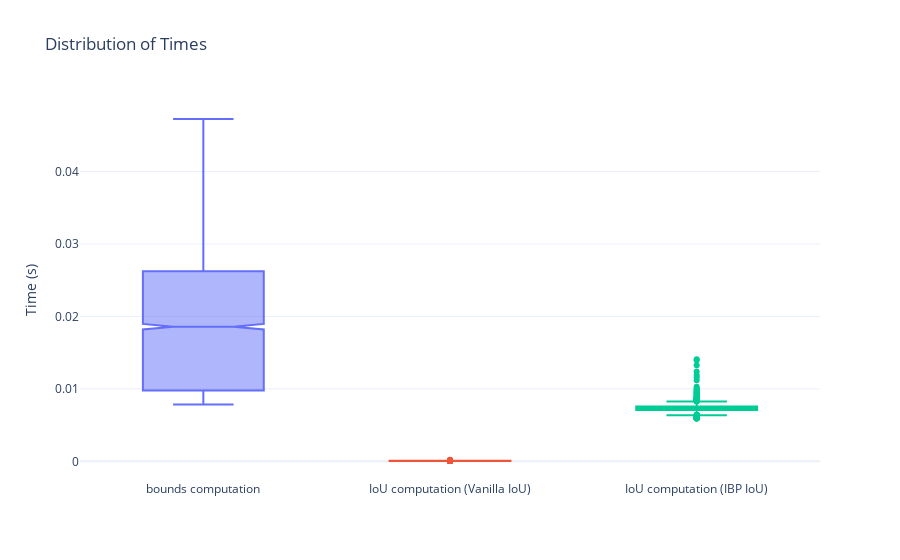

Notebook cell for this chart:
### Code cell
def create_box_plot(df, columns):
    df_long = df.melt(value_vars=columns, var_name='Time', value_name='Value')
    fig = px.box(df_long, x='Time', y='Value', color='Time', 
                 notched=True,  
                 title='Distribution of Times')

    fig.update_layout(
        yaxis_title='Time (s)',  
        xaxis_title='',
        template='plotly_white',  
        showlegend=False  
    )
    
    fig.show()


create_box_plot(combined_df.rename(columns={
    'elapsed_time_eps_computed_ious':'bounds computation',
    "tmps_vanilla":'IoU computation (Vanilla IoU)',
    "tmps_extension":'IoU computation (IBP IoU)'}), ['bounds computation', 'IoU computation (Vanilla IoU)',	'IoU computation (IBP IoU)'])

### Figure 1 — Plotly figure (JSON) as saved in the notebook; plotly's stock layout.template omitted (floating-point values rounded to 4 significant figures; data arrays with more than 128 entries replaced by an {"elided": "..."} marker saying what was removed)
{"data": [{"alignmentgroup": "True", "hovertemplate": "Time=%{x}<br>Value=%{y}<extra></extra>", "legendgroup": "bounds computation", "marker": {"color": "#636efa"}, "name": "bounds computation", "notched": true, "offsetgroup": "bounds computation", "orientation": "v", "showlegend": true, "type": "box", "x": {"elided": "4590 str values"}, "x0": " ", "xaxis": "x", "y": {"elided": "4590 float values"}, "y0": " ", "yaxis": "y"}, {"alignmentgroup": "True", "hovertemplate": "Time=%{x}<br>Value=%{y}<extra></extra>", "legendgroup": "IoU computation (Vanilla IoU)", "marker": {"color": "#EF553B"}, "name": "IoU computation (Vanilla IoU)", "notched": true, "offsetgroup": "IoU computation (Vanilla IoU)", "orientation": "v", "showlegend": true, "type": "box", "x": {"elided": "4590 str values"}, "x0": " ", "xaxis": "x", "y": {"elided": "4590 float values"}, "y0": " ", "yaxis": "y"}, {"alignmentgroup": "True", "hovertemplate": "Time=%{x}<br>Value=%{y}<extra></extra>", "legendgroup": "IoU computation (IBP IoU)", "marker": {"color": "#00cc96"}, "name": "IoU computation (IBP IoU)", "notched": true, "offsetgroup": "IoU computation (IBP IoU)", "orientation": "v", "showlegend": true, "type": "box", "x": {"elided": "4590 str values"}, "x0": " ", "xaxis": "x", "y": {"elided": "4590 float values"}, "y0": " ", "yaxis": "y"}], "layout": {"autosize": true, "boxmode": "overlay", "legend": {"title": {"text": "Time"}, "tracegroupgap": 0}, "showlegend": false, "title": {"text": "Distribution of Times"}, "xaxis": {"anchor": "y", "autorange": true, "categoryarray": ["bounds computation", "IoU computation (Vanilla IoU)", "IoU computation (IBP IoU)"], "categoryorder": "array", "domain": [0, 1], "range": [-0.5, 2.5], "title": {"text": ""}, "type": "category"}, "yaxis": {"anchor": "x", "autorange": true, "domain": [0, 1], "range": [-0.002579, 0.04988], "title": {"text": "Time (s)"}, "type": "linear"}}}
